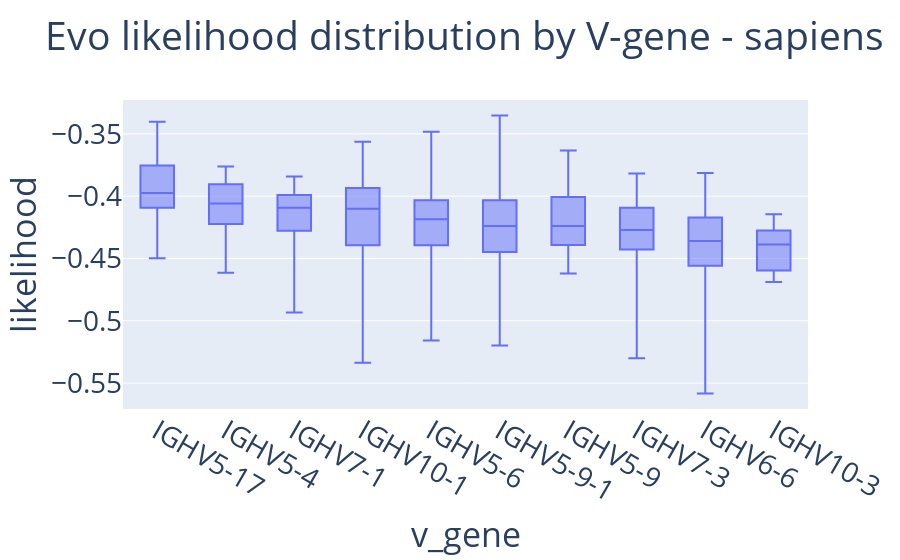

The notebook cell this image was saved under:
### Code cell
model_of_interest = "sapiens"
source_of_interest = "full_VDJ"
top_k = 10

melted_data_plotting = melted_data.loc[(melted_data["source"] == source_of_interest) & (melted_data["model"] == model_of_interest),:]
melted_data_plotting_groupby = melted_data_plotting[["v_gene","likelihood"]].groupby("v_gene", as_index=False).median()
melted_data_plotting_groupby = melted_data_plotting_groupby.sort_values("likelihood", ascending = False)

top_k_v_genes = list(melted_data_plotting_groupby["v_gene"])[:top_k]

select_topk = melted_data_plotting["v_gene"].apply(lambda x: x in top_k_v_genes)
melted_data_plotting = melted_data_plotting.loc[select_topk,:]

# melted_data_plotting_groupby = melted_data_plotting[["v_gene","likelihood"]].groupby("v_gene", as_index=False).median()
# melted_data_plotting_groupby = melted_data_plotting_groupby.sort_values("likelihood", ascending = False)

plotting_order = top_k_v_genes

fig = px.box(
    data_frame = melted_data_plotting,
    points = False,
    # facet_col = "source",
    # facet_col_wrap = 2,
    x = "v_gene",
    # color="c_gene",
    y = "likelihood",
    # opacity = 0.9,
    orientation = "v",
    # barmode = 'group',
    title=f'Evo likelihood distribution by V-gene - {model_of_interest}',
    # text_auto="0.2f"
)

fig.update_layout(height = 800, font_size = 28)
fig.update_xaxes(categoryarray= plotting_order)
# fig.update_traces(textfont_size=10, textangle=0, cliponaxis=False)

fig.show()

### Figure 1 — Plotly figure (JSON) as saved in the notebook; plotly's stock layout.template omitted (floating-point values rounded to 4 significant figures; data arrays with more than 128 entries replaced by an {"elided": "..."} marker saying what was removed)
{"data": [{"alignmentgroup": "True", "boxpoints": false, "hovertemplate": "v_gene=%{x}<br>likelihood=%{y}<extra></extra>", "legendgroup": "", "marker": {"color": "#636efa"}, "name": "", "notched": false, "offsetgroup": "", "orientation": "v", "showlegend": false, "type": "box", "x": {"elided": "1070 str values"}, "x0": " ", "xaxis": "x", "y": {"elided": "1070 float values"}, "y0": " ", "yaxis": "y"}], "layout": {"autosize": true, "boxmode": "group", "font": {"size": 28}, "legend": {"tracegroupgap": 0}, "title": {"text": "Evo likelihood distribution by V-gene - sapiens"}, "xaxis": {"anchor": "y", "autorange": true, "categoryarray": ["IGHV5-17", "IGHV5-4", "IGHV7-1", "IGHV10-1", "IGHV5-6", "IGHV5-9-1", "IGHV5-9", "IGHV7-3", "IGHV6-6", "IGHV10-3"], "domain": [0, 1], "range": [-0.5, 9.5], "title": {"text": "v_gene"}, "type": "category"}, "yaxis": {"anchor": "x", "autorange": true, "domain": [0, 1], "range": [-0.5708, -0.3228], "title": {"text": "likelihood"}, "type": "linear"}}}
